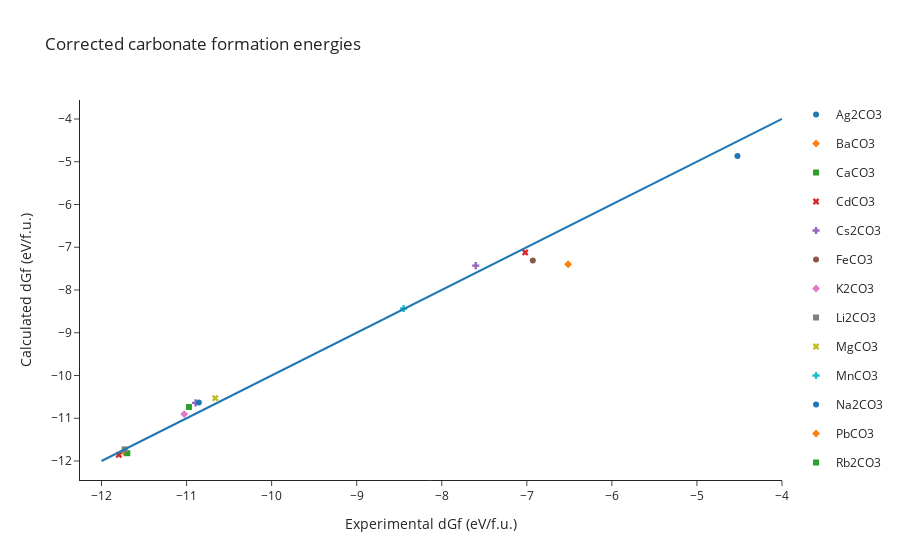

Notebook cell for this chart:
### Code cell
df_new = df.copy()
df_new["y"] = df_new["y"] + final_correction

scatter_new = px.scatter(df_new, x="x", y="y", hover_name="name", symbol="name", color="name")
line_new = px.line(x=[-12, -4], y=[-12, -4])

fig_new = go.Figure(scatter_new.data + line_new.data)
fig_new.update_layout({"title": "Corrected carbonate formation energies",
                   "xaxis_title":"Experimental dGf (eV/f.u.)",
                   "yaxis_title":"Calculated dGf (eV/f.u.)"})
fig_new.show()

### Figure 1 — Plotly figure (JSON) as saved in the notebook; plotly's stock layout.template omitted (floating-point values rounded to 4 significant figures)
{"data": [{"hovertemplate": "<b>%{hovertext}</b><br><br>name=Ag2CO3<br>x=%{x}<br>y=%{y}<extra></extra>", "hovertext": ["Ag2CO3"], "legendgroup": "Ag2CO3", "marker": {"color": "#1F77B4", "symbol": "circle"}, "mode": "markers", "name": "Ag2CO3", "orientation": "v", "showlegend": true, "type": "scatter", "x": [-4.523], "xaxis": "x", "y": [-4.863], "yaxis": "y"}, {"hovertemplate": "<b>%{hovertext}</b><br><br>name=BaCO3<br>x=%{x}<br>y=%{y}<extra></extra>", "hovertext": ["BaCO3"], "legendgroup": "BaCO3", "marker": {"color": "#FF7F0E", "symbol": "diamond"}, "mode": "markers", "name": "BaCO3", "orientation": "v", "showlegend": true, "type": "scatter", "x": [-11.73], "xaxis": "x", "y": [-11.81], "yaxis": "y"}, {"hovertemplate": "<b>%{hovertext}</b><br><br>name=CaCO3<br>x=%{x}<br>y=%{y}<extra></extra>", "hovertext": ["CaCO3"], "legendgroup": "CaCO3", "marker": {"color": "#2CA02C", "symbol": "square"}, "mode": "markers", "name": "CaCO3", "orientation": "v", "showlegend": true, "type": "scatter", "x": [-11.7], "xaxis": "x", "y": [-11.82], "yaxis": "y"}, {"hovertemplate": "<b>%{hovertext}</b><br><br>name=CdCO3<br>x=%{x}<br>y=%{y}<extra></extra>", "hovertext": ["CdCO3"], "legendgroup": "CdCO3", "marker": {"color": "#D62728", "symbol": "x"}, "mode": "markers", "name": "CdCO3", "orientation": "v", "showlegend": true, "type": "scatter", "x": [-7.019], "xaxis": "x", "y": [-7.122], "yaxis": "y"}, {"hovertemplate": "<b>%{hovertext}</b><br><br>name=Cs2CO3<br>x=%{x}<br>y=%{y}<extra></extra>", "hovertext": ["Cs2CO3"], "legendgroup": "Cs2CO3", "marker": {"color": "#9467BD", "symbol": "cross"}, "mode": "markers", "name": "Cs2CO3", "orientation": "v", "showlegend": true, "type": "scatter", "x": [-10.89], "xaxis": "x", "y": [-10.64], "yaxis": "y"}, {"hovertemplate": "<b>%{hovertext}</b><br><br>name=FeCO3<br>x=%{x}<br>y=%{y}<extra></extra>", "hovertext": ["FeCO3"], "legendgroup": "FeCO3", "marker": {"color": "#8C564B", "symbol": "circle"}, "mode": "markers", "name": "FeCO3", "orientation": "v", "showlegend": true, "type": "scatter", "x": [-6.929], "xaxis": "x", "y": [-7.313], "yaxis": "y"}, {"hovertemplate": "<b>%{hovertext}</b><br><br>name=K2CO3<br>x=%{x}<br>y=%{y}<extra></extra>", "hovertext": ["K2CO3"], "legendgroup": "K2CO3", "marker": {"color": "#E377C2", "symbol": "diamond"}, "mode": "markers", "name": "K2CO3", "orientation": "v", "showlegend": true, "type": "scatter", "x": [-11.03], "xaxis": "x", "y": [-10.9], "yaxis": "y"}, {"hovertemplate": "<b>%{hovertext}</b><br><br>name=Li2CO3<br>x=%{x}<br>y=%{y}<extra></extra>", "hovertext": ["Li2CO3"], "legendgroup": "Li2CO3", "marker": {"color": "#7F7F7F", "symbol": "square"}, "mode": "markers", "name": "Li2CO3", "orientation": "v", "showlegend": true, "type": "scatter", "x": [-11.73], "xaxis": "x", "y": [-11.73], "yaxis": "y"}, {"hovertemplate": "<b>%{hovertext}</b><br><br>name=MgCO3<br>x=%{x}<br>y=%{y}<extra></extra>", "hovertext": ["MgCO3"], "legendgroup": "MgCO3", "marker": {"color": "#BCBD22", "symbol": "x"}, "mode": "markers", "name": "MgCO3", "orientation": "v", "showlegend": true, "type": "scatter", "x": [-10.66], "xaxis": "x", "y": [-10.53], "yaxis": "y"}, {"hovertemplate": "<b>%{hovertext}</b><br><br>name=MnCO3<br>x=%{x}<br>y=%{y}<extra></extra>", "hovertext": ["MnCO3"], "legendgroup": "MnCO3", "marker": {"color": "#17BECF", "symbol": "cross"}, "mode": "markers", "name": "MnCO3", "orientation": "v", "showlegend": true, "type": "scatter", "x": [-8.449], "xaxis": "x", "y": [-8.432], "yaxis": "y"}, {"hovertemplate": "<b>%{hovertext}</b><br><br>name=Na2CO3<br>x=%{x}<br>y=%{y}<extra></extra>", "hovertext": ["Na2CO3"], "legendgroup": "Na2CO3", "marker": {"color": "#1F77B4", "symbol": "circle"}, "mode": "markers", "name": "Na2CO3", "orientation": "v", "showlegend": true, "type": "scatter", "x": [-10.86], "xaxis": "x", "y": [-10.63], "yaxis": "y"}, {"hovertemplate": "<b>%{hovertext}</b><br><br>name=PbCO3<br>x=%{x}<br>y=%{y}<extra></extra>", "hovertext": ["PbCO3"], "legendgroup": "PbCO3", "marker": {"color": "#FF7F0E", "symbol": "diamond"}, "mode": "markers", "name": "PbCO3", "orientation": "v", "showlegend": true, "type": "scatter", "x": [-6.515], "xaxis": "x", "y": [-7.398], "yaxis": "y"}, {"hovertemplate": "<b>%{hovertext}</b><br><br>name=Rb2CO3<br>x=%{x}<br>y=%{y}<extra></extra>", "hovertext": ["Rb2CO3"], "legendgroup": "Rb2CO3", "marker": {"color": "#2CA02C", "symbol": "square"}, "mode": "markers", "name": "Rb2CO3", "orientation": "v", "showlegend": true, "type": "scatter", "x": [-10.97], "xaxis": "x", "y": [-10.74], "yaxis": "y"}, {"hovertemplate": "<b>%{hovertext}</b><br><br>name=SrCO3<br>x=%{x}<br>y=%{y}<extra></extra>", "hovertext": ["SrCO3"], "legendgroup": "SrCO3", "marker": {"color": "#D62728", "symbol": "x"}, "mode": "markers", "name": "SrCO3", "orientation": "v", "showlegend": true, "type": "scatter", "x": [-11.8], "xaxis": "x", "y": [-11.86], "yaxis": "y"}, {"hovertemplate": "<b>%{hovertext}</b><br><br>name=ZnCO3<br>x=%{x}<br>y=%{y}<extra></extra>", "hovertext": ["ZnCO3"], "legendgroup": "ZnCO3", "marker": {"color": "#9467BD", "symbol": "cross"}, "mode": "markers", "name": "ZnCO3", "orientation": "v", "showlegend": true, "type": "scatter", "x": [-7.6], "xaxis": "x", "y": [-7.43], "yaxis": "y"}, {"hovertemplate": "x=%{x}<br>y=%{y}<extra></extra>", "legendgroup": "", "line": {"color": "#1F77B4", "dash": "solid"}, "marker": {"symbol": "circle"}, "mode": "lines", "name": "", "orientation": "v", "showlegend": false, "type": "scatter", "x": [-12, -4], "xaxis": "x", "y": [-12, -4], "yaxis": "y"}], "layout": {"title": {"text": "Corrected carbonate formation energies"}, "xaxis": {"title": {"text": "Experimental dGf (eV/f.u.)"}}, "yaxis": {"title": {"text": "Calculated dGf (eV/f.u.)"}}}}
